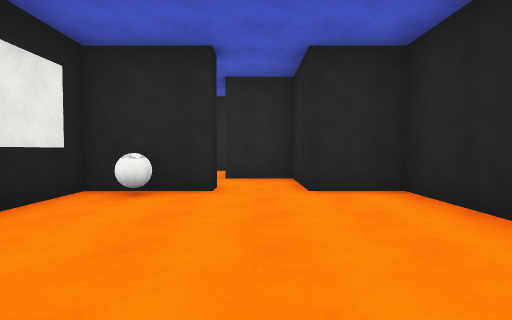
view 1 (above)

16 first-person views from a walk through a 3-D level made in the Unity game engine. The camera is 1.3 m above the floor, tilts 2° down and sees 80° across. The floor is counted in squares, 2 m on a side. Each view is taken from the middle of a square. On the plan, view 1 faces up. The plan holds only what a view shows up to about 10 squares ahead; the rest is blank. The place goes on beyond the plan. The player is left out. Surface patterns are stand-ins for the level's own textures.

view 2
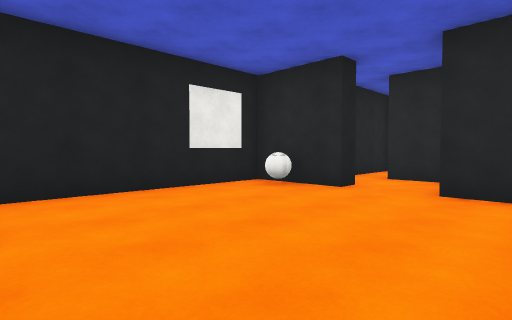

view 3
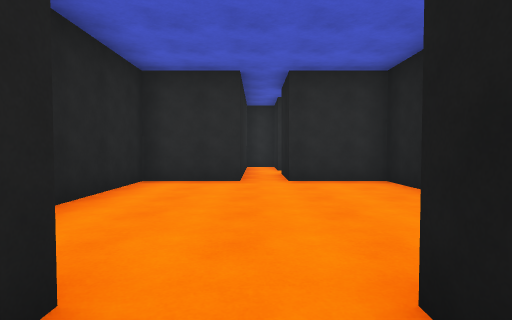

view 4
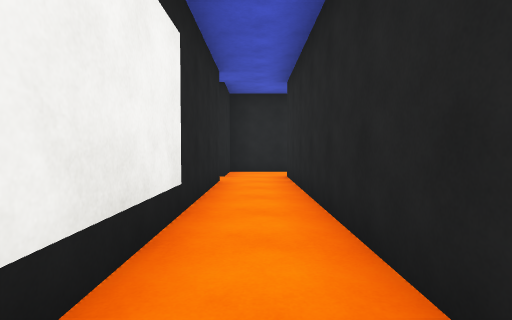

view 5
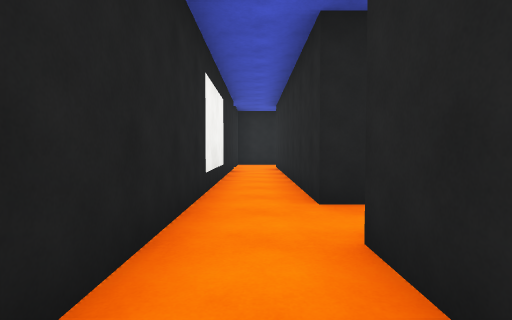

view 6
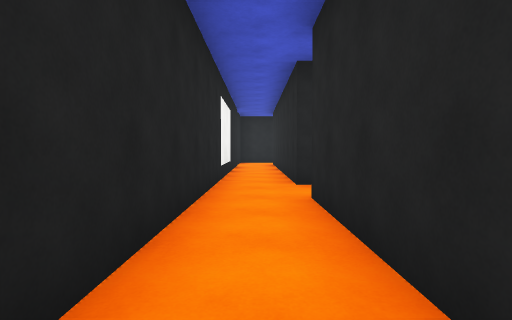

view 7
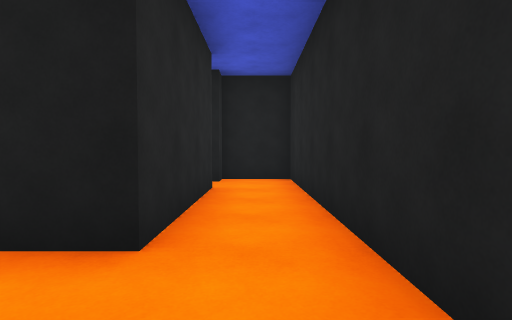

view 8
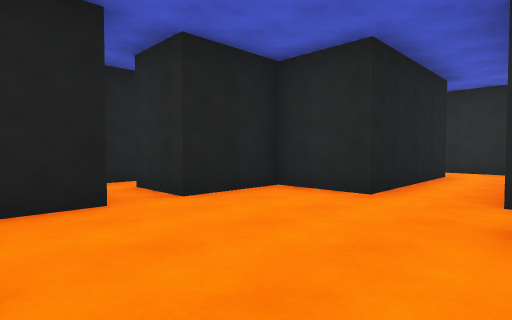

view 9
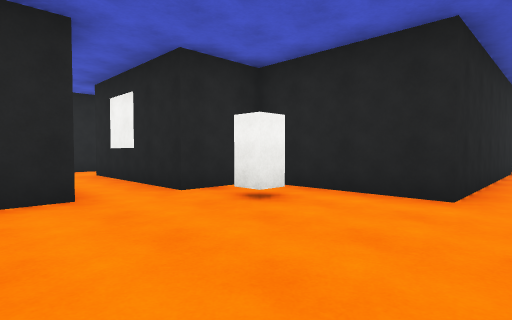

view 10
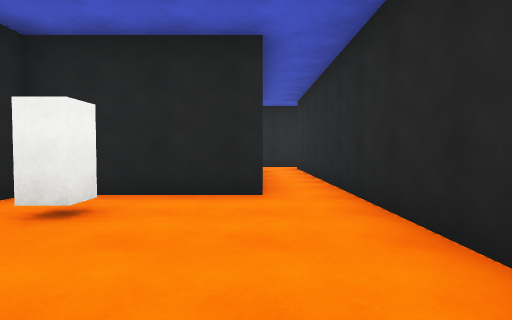

view 11
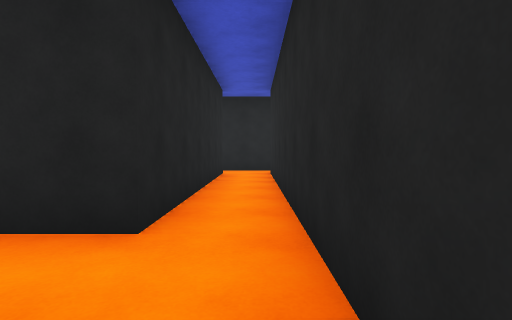

view 12
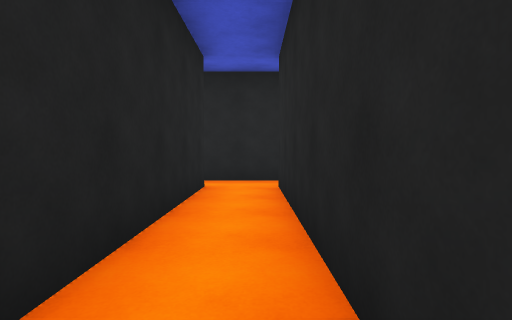

view 13
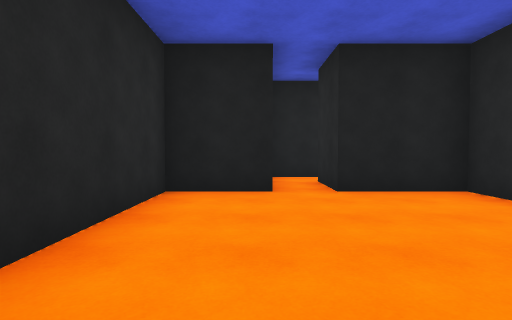

view 14
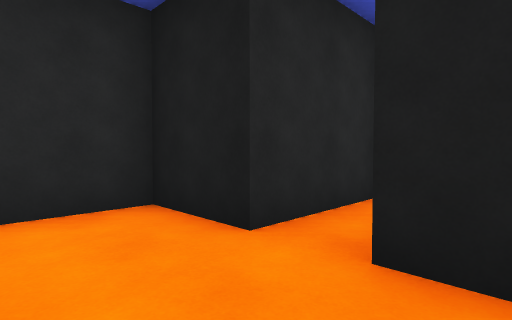

view 15
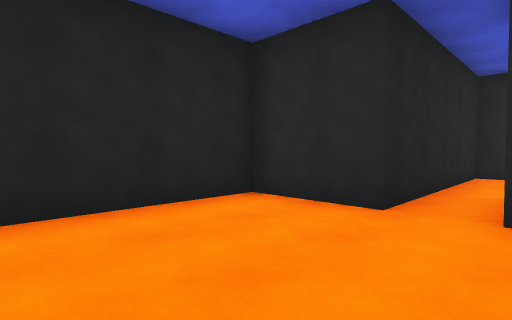

view 16
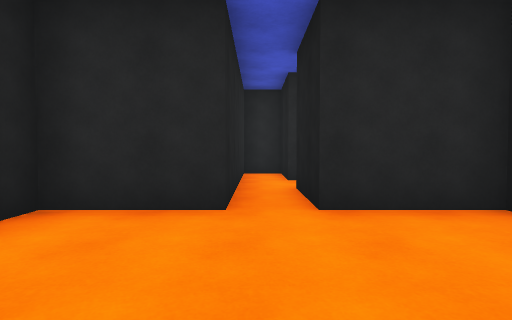

### Floor plan
Points are (right, up) in squares from view 1. A wall is a line through its corners. A room is listed if a view was taken in it or the views show most of it. See-through windows are left out.
Room 1 (views 1, 2, 15, 16)
walls: (0.3, -0.2) (2.3, -0.2) (2.3, 4.8) (0.8, 4.8); (-0.7, 5.3) (-0.7, 4.8) (-2.7, 4.8) (-2.7, -0.2) (-0.7, -0.2)
ways out: opening at (0, 5) to room 2; opening at (0, -1.5) to room 5
objects: ball (-2, 4)
Room 2 (views 3, 4, 5, 7)
walls: (-8.4, 5.3) (-0.7, 5.3); (-1.6, 6.8) (-13.5, 6.8); (-1.7, 9.2) (-1.7, 7.1); (0.8, 4.8) (0.8, 6.8) (-0.8, 6.8); (-13.2, 5.3) (-9.9, 5.3)
ways out: opening at (0, 5) to room 1; opening at (-13, 6) to room 3; opening at (-9, 5) to room 4; opening at (-1, 7.5)
Room 3 (view 6)
walls: (-13.5, 6.8) (-14.7, 6.8) (-14.7, 5.3) (-14.1, 5.3)
ways out: opening at (-13, 6) to room 2
Room 4 (views 8, 9, 10, 11, 13, 14)
walls: (-6.9, 1.3) (-8.4, 1.3) (-8.4, 5.3); (-6.7, -2.1) (-6.7, 0.6); (-9.9, 5.3) (-9.9, 1.3) (-11.7, 1.3) (-11.7, -0.7) (-13.2, -0.7); (-14.2, -1.7) (-11.7, -1.7) (-11.7, -3.4) (-6.4, -3.4)
ways out: opening at (-9, 5) to room 2; opening at (-6, -3) to room 5; opening at (-12.5, -1)
objects: block (-8, 0)
Room 5 (view 12)
walls: (-0.7, -0.2) (-0.7, -2.1) (-6.7, -2.1); (-6.4, -3.4) (-0.7, -3.4) (-0.7, -5.2) (0.3, -5.2) (0.3, -0.2)
ways out: opening at (0, -1.5) to room 1; opening at (-6, -3) to room 4

Where each view was taken, in squares from view 1:
view 1: 0 up, 0 right, facing up
view 2: 0 up, 2 right, facing up-left
view 3: 6 up, 0 right, facing down
view 4: 6 up, 8 left, facing right
view 5: 6 up, 12 left, facing right
view 6: 6 up, 14 left, facing right
view 7: 6 up, 8 left, facing left
view 8: 3 down, 8 left, facing up-left
view 9: 3 down, 11 left, facing up-right
view 10: 2 down, 11 left, facing right
view 11: 3 down, 9 left, facing right
view 12: 3 down, 6 left, facing right
view 13: 2 down, 7 left, facing left
view 14: 0 up, 10 left, facing down-left
view 15: 3 up, 1 left, facing down-right
view 16: 3 up, 0 right, facing down
